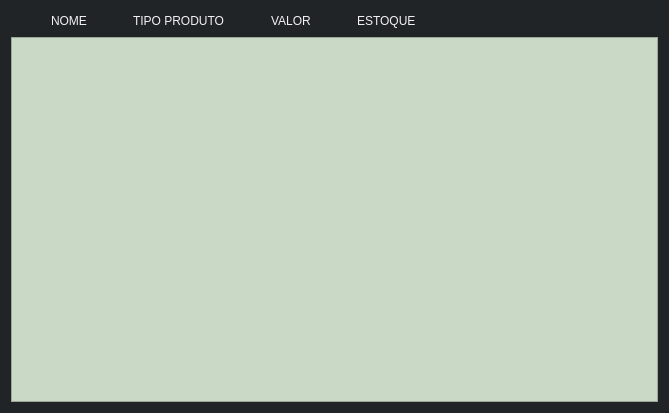
<?xml version="1.0" encoding="UTF-8"?>
<ui version="4.0">
 <class>Form</class>
 <widget class="QWidget" name="Form">
  <property name="geometry">
   <rect>
    <x>0</x>
    <y>0</y>
    <width>669</width>
    <height>413</height>
   </rect>
  </property>
  <property name="windowTitle">
   <string>Form</string>
  </property>
  <property name="styleSheet">
   <string notr="true">background-color: #202426;
color: rgb(255, 255, 255);</string>
  </property>
  <layout class="QVBoxLayout" name="verticalLayout">
   <item>
    <layout class="QHBoxLayout" name="horizontalLayout_2">
     <item>
      <layout class="QHBoxLayout" name="horizontalLayout">
       <item>
        <spacer name="horizontalSpacer_6">
         <property name="orientation">
          <enum>Qt::Horizontal</enum>
         </property>
         <property name="sizeHint" stdset="0">
          <size>
           <width>40</width>
           <height>20</height>
          </size>
         </property>
        </spacer>
       </item>
       <item>
        <widget class="QLabel" name="label">
         <property name="styleSheet">
          <string notr="true">font: 11pt &quot;Impact&quot;;
color: #F2F2F2;</string>
         </property>
         <property name="text">
          <string>NOME</string>
         </property>
        </widget>
       </item>
       <item>
        <spacer name="horizontalSpacer">
         <property name="orientation">
          <enum>Qt::Horizontal</enum>
         </property>
         <property name="sizeHint" stdset="0">
          <size>
           <width>40</width>
           <height>20</height>
          </size>
         </property>
        </spacer>
       </item>
       <item>
        <widget class="QLabel" name="label_2">
         <property name="styleSheet">
          <string notr="true">font: 11pt &quot;Impact&quot;;
color: #F2F2F2;</string>
         </property>
         <property name="text">
          <string>TIPO PRODUTO</string>
         </property>
        </widget>
       </item>
       <item>
        <spacer name="horizontalSpacer_2">
         <property name="orientation">
          <enum>Qt::Horizontal</enum>
         </property>
         <property name="sizeHint" stdset="0">
          <size>
           <width>40</width>
           <height>20</height>
          </size>
         </property>
        </spacer>
       </item>
       <item>
        <widget class="QLabel" name="label_3">
         <property name="styleSheet">
          <string notr="true">font: 11pt &quot;Impact&quot;;
color: #F2F2F2;</string>
         </property>
         <property name="text">
          <string>VALOR</string>
         </property>
        </widget>
       </item>
       <item>
        <spacer name="horizontalSpacer_3">
         <property name="orientation">
          <enum>Qt::Horizontal</enum>
         </property>
         <property name="sizeHint" stdset="0">
          <size>
           <width>40</width>
           <height>20</height>
          </size>
         </property>
        </spacer>
       </item>
       <item>
        <widget class="QLabel" name="label_4">
         <property name="styleSheet">
          <string notr="true">font: 11pt &quot;Impact&quot;;
color: #F2F2F2;</string>
         </property>
         <property name="text">
          <string>ESTOQUE</string>
         </property>
        </widget>
       </item>
       <item>
        <spacer name="horizontalSpacer_4">
         <property name="orientation">
          <enum>Qt::Horizontal</enum>
         </property>
         <property name="sizeHint" stdset="0">
          <size>
           <width>40</width>
           <height>20</height>
          </size>
         </property>
        </spacer>
       </item>
      </layout>
     </item>
     <item>
      <spacer name="horizontalSpacer_5">
       <property name="orientation">
        <enum>Qt::Horizontal</enum>
       </property>
       <property name="sizeHint" stdset="0">
        <size>
         <width>40</width>
         <height>20</height>
        </size>
       </property>
      </spacer>
     </item>
    </layout>
   </item>
   <item>
    <widget class="QScrollArea" name="scrollArea">
     <property name="styleSheet">
      <string notr="true">background-color:#C9D9C5;
color: rgb(0, 0, 0);</string>
     </property>
     <property name="widgetResizable">
      <bool>true</bool>
     </property>
     <widget class="QWidget" name="scrollAreaWidgetContents">
      <property name="geometry">
       <rect>
        <x>0</x>
        <y>0</y>
        <width>649</width>
        <height>20</height>
       </rect>
      </property>
      <property name="sizePolicy">
       <sizepolicy hsizetype="Preferred" vsizetype="Fixed">
        <horstretch>0</horstretch>
        <verstretch>0</verstretch>
       </sizepolicy>
      </property>
      <layout class="QVBoxLayout" name="verticalLayout_2">
       <item>
        <layout class="QVBoxLayout" name="painel_scrollArea"/>
       </item>
      </layout>
     </widget>
    </widget>
   </item>
  </layout>
 </widget>
 <resources/>
 <connections/>
</ui>
